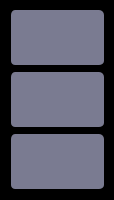
        <widget class="QFrame" name="left_side_menu">
         <property name="maximumSize">
          <size>
           <width>50</width>
           <height>16777215</height>
          </size>
         </property>
         <property name="styleSheet">
          <string notr="true">QFrame{
	background-color: #000;
}
QPushButton{
	padding: 20px 10px;
	border: none;
	border-left: 2px solid transparent;
	border-bottom: 2px solid transparent;
	border-radius: 5px;
	background-color: #000;
	color: #fff;
}
QPushButton:hover{
	background-color: rgb(0, 92, 157);
}
QPushButton:pressed {
	background-color:  rgb(0, 92, 157);
	border-bottom: 2px solid rgb(255, 165, 24);
}</string>
         </property>
         <property name="frameShape">
          <enum>QFrame::NoFrame</enum>
         </property>
         <property name="frameShadow">
          <enum>QFrame::Raised</enum>
         </property>
         <layout class="QVBoxLayout" name="verticalLayout_3">
          <property name="spacing">
           <number>0</number>
          </property>
          <property name="leftMargin">
           <number>0</number>
          </property>
          <property name="topMargin">
           <number>0</number>
          </property>
          <property name="rightMargin">
           <number>0</number>
          </property>
          <property name="bottomMargin">
           <number>0</number>
          </property>
          <item>
           <widget class="QFrame" name="left_menu_top_buttons">
            <property name="frameShape">
             <enum>QFrame::StyledPanel</enum>
            </property>
            <property name="frameShadow">
             <enum>QFrame::Raised</enum>
            </property>
            <layout class="QVBoxLayout" name="verticalLayout_6">
             <item>
              <widget class="QPushButton" name="buscasPushButton">
               <property name="styleSheet">
                <string notr="true">background-image: url(:/bgincons/home.png);
background-repeat: none;
padding-left: 50px;
background-color: rgb(122, 123, 145);
background-position: center;
color:rgb(255,255,255);</string>
               </property>
               <property name="text">
                <string/>
               </property>
              </widget>
             </item>
             <item>
              <widget class="QPushButton" name="configuracoespushButton">
               <property name="styleSheet">
                <string notr="true">background-image: url(:/bgincons/home.png);
background-repeat: none;
padding-left: 50px;
background-position: center;
color:rgb(255,255,255);
background-color: rgb(122, 123, 145);
</string>
               </property>
               <property name="text">
                <string/>
               </property>
              </widget>
             </item>
             <item>
              <widget class="QPushButton" name="cadastrospushButton">
               <property name="styleSheet">
                <string notr="true">background-image: url(:/bgincons/home.png);
background-repeat: none;
padding-left: 50px;
background-position: center;
color:rgb(255,255,255);
background-color: rgb(122, 123, 145);
</string>
               </property>
               <property name="text">
                <string/>
               </property>
              </widget>
             </item>
            </layout>
           </widget>
          </item>
         </layout>
        </widget>
